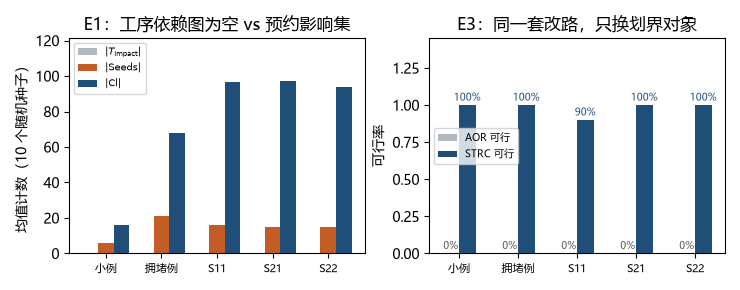

Python code for this plot:
"""E1/E3 汇总条形图:读 experiments/expanded CSV,无需新实验。"""
from __future__ import annotations

import csv
import os
from collections import defaultdict

import matplotlib

matplotlib.use("Agg")
import matplotlib.pyplot as plt  # noqa: E402
import numpy as np

HERE = os.path.dirname(os.path.abspath(__file__))
EXP = os.path.abspath(os.path.join(
    HERE, "..", "..", "STRC_new", "experiments_c2", "expanded"))
OUT = os.path.join(HERE, "fig_strc_e1e3_CN_new_c2")

from _cjk_mpl import setup_cjk

setup_cjk()

ORDER = ("example_3x3x2", "congested_8x4x4", "S8x4x4_funnel",
         "S8x4x4_high", "S8x4x4_mid")

LABEL = {
    "example_3x3x2": "小例",
    "congested_8x4x4": "拥堵例",
    "S8x4x4_high": "S21",
    "S8x4x4_funnel": "S11",
    "S8x4x4_mid": "S22",
}


def main() -> None:
    e1 = list(csv.DictReader(open(os.path.join(EXP, "e1_miss.csv"), encoding="utf-8")))
    e3 = list(csv.DictReader(open(os.path.join(EXP, "e3_boundary.csv"), encoding="utf-8")))

    by1 = defaultdict(list)
    for r in e1:
        by1[r["instance"]].append(r)
    names = [n for n in ORDER if n in by1]
    n_seeds = max(len(by1[n]) for n in names)
    x = np.arange(len(names))
    w = 0.28

    t_imp = [sum(float(r["n_T_impact"]) for r in by1[n]) / len(by1[n]) for n in names]
    seeds = [sum(float(r["n_seeds"]) for r in by1[n]) / len(by1[n]) for n in names]
    cl = [sum(float(r["n_closure"]) for r in by1[n]) / len(by1[n]) for n in names]

    by3 = defaultdict(list)
    for r in e3:
        by3[r["instance"]].append(r)
    r1_feas = [sum(1 for r in by3[n] if r["R1_feasible"] == "True") / len(by3[n])
               for n in names]
    r2_feas = [sum(1 for r in by3[n] if r["R2_feasible"] == "True") / len(by3[n])
               for n in names]

    fig, axes = plt.subplots(1, 2, figsize=(7.4, 2.9))

    ax = axes[0]
    ax.bar(x - w, t_imp, w, label=r"$|T_{\mathrm{impact}}|$", color="#b0b8c0")
    ax.bar(x, seeds, w, label=r"$|\mathrm{Seeds}|$", color="#c45c26")
    ax.bar(x + w, cl, w, label=r"$|\mathrm{Cl}|$", color="#1f4e79")
    ax.set_xticks(x)
    ax.set_xticklabels([LABEL[n] for n in names], fontsize=8)
    ax.set_ylabel(f"均值计数（{n_seeds} 个随机种子）")
    ax.set_title("E1：工序依赖图为空 vs 预约影响集")
    ax.legend(loc="upper left", fontsize=7)
    ax.set_ylim(0, max(cl) * 1.25)

    ax = axes[1]
    ax.bar(x - w / 2, r1_feas, w, label="AOR 可行", color="#b0b8c0")
    ax.bar(x + w / 2, r2_feas, w, label="STRC 可行", color="#1f4e79")
    ax.set_xticks(x)
    ax.set_xticklabels([LABEL[n] for n in names], fontsize=8)
    ax.set_ylabel("可行率")
    ax.set_ylim(0, 1.45)
    ax.set_title("E3：同一套改路，只换划界对象")
    ax.legend(loc="center left", fontsize=7)
    for i, (a, b) in enumerate(zip(r1_feas, r2_feas)):
        ax.text(i - w / 2, a + 0.03, f"{a:.0%}", ha="center", fontsize=7, color="#555555")
        ax.text(i + w / 2, b + 0.03, f"{b:.0%}", ha="center", fontsize=7, color="#1f4e79")

    fig.tight_layout()
    fig.savefig(OUT + ".pdf")
    fig.savefig(OUT + ".png")
    print("wrote", OUT + ".pdf")


if __name__ == "__main__":
    main()
